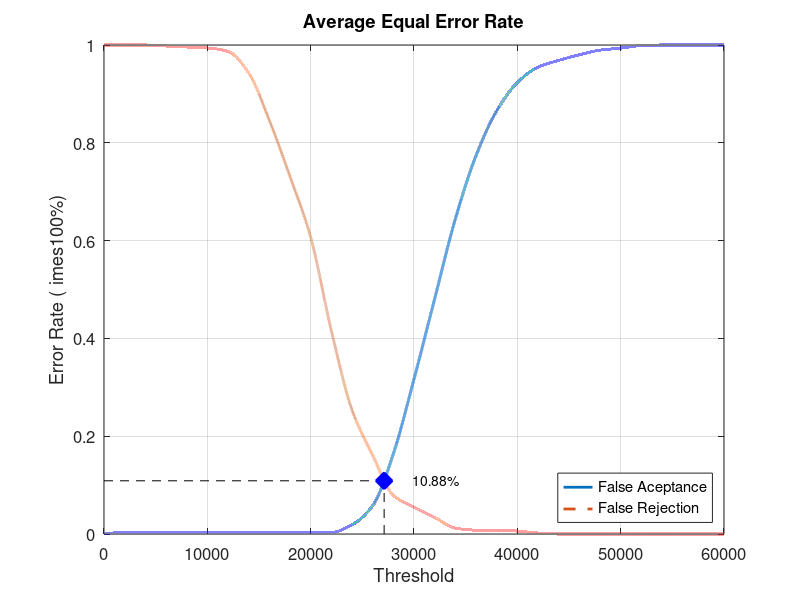
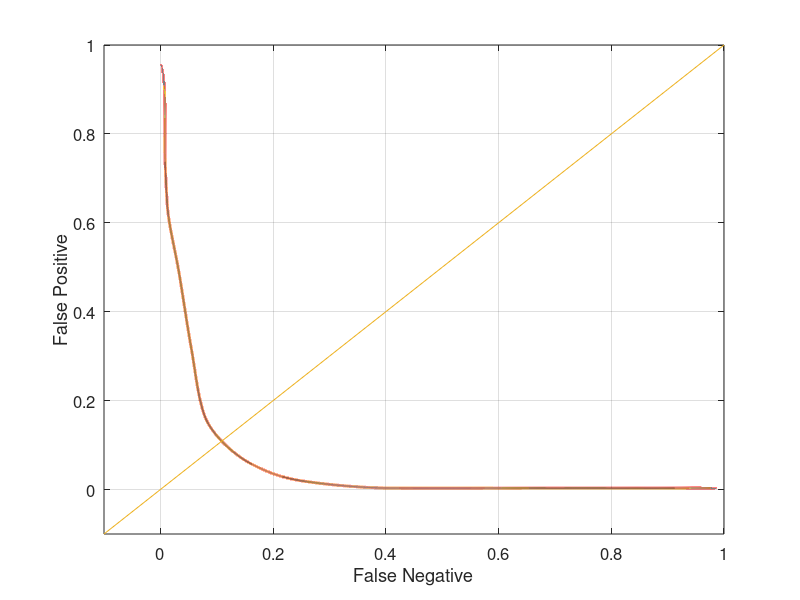

MATLAB code to generate these figures, in order:
close all;
clear;
clc;
x = 0:2000:60000;
xq = 0:0.5:60000;

y0 = [0 0.0031579 0.0031579 0.0031579 0.0031579 0.0031579 0.0031579 0.0031579 0.0031579 0.0031579 0.0031579 0.0031579 0.0189474 0.0578947 0.164211 0.316842 0.481053 0.644211 0.773684 0.865263 0.923158 0.954737 0.968421 0.98 0.989474 0.993684 0.998947 1 1 1 1]
yy0 = interp1(x, y0, xq, 'pchip');
y1 = [1 1 1 0.998 0.996 0.994 0.987 0.943 0.846 0.731 0.607 0.416 0.254 0.161 0.079 0.055 0.034 0.012 0.008 0.008 0.006 0.002 0 0 0 0 0 0 0 0 0]
yy1 = interp1(x, y1, xq, 'pchip');

% Calculating EER: 
y2 = abs(y0 - y1);
find(y2 == min(y2))
yy2 = abs(yy0 - yy1);
xEER = find(yy2 == min(yy2));
xEERIndex = xq(xEER) % X-axis EER
yEER = yy0(xEER) % Y-axis EER

main = figure
plot(xq, yy0,'-','LineWidth', 2);	hold on
plot(xq, yy1,'--','LineWidth', 2);	hold on
plot([xEERIndex xEERIndex], [0 yEER], 'k--');	hold on
plot([0 xEERIndex], [yEER yEER], 'k--');	hold on
plot(xEERIndex, yEER, 'bx', 'LineWidth', 10);	hold on
text(xEERIndex + 10 * xEERIndex / 100, yEER, [num2str(round((10000 * yEER)) / 100) '%'])
legend('False Aceptance', 'False Rejection', 'Location', 'SouthEast')
xlabel('Threshold')
ylabel('Error Rate (	imes100%)')
title('Average Equal Error Rate')
set(gca, 'FontSize', 12)
axis([0 60000 0 1])
grid on

print(main, 'Database2AverageMain', '-dpng');
FNRxFPR = figure('Color', [1 1 1]);
plot(yy1, yy0, '-', yy1, yy0, 'LineWidth', 2);
hold on
y = -0.1:0.1:1
plot(y, y); 
set(gca, 'FontSize', 12)
xlabel('False Negative')
ylabel('False Positive')
axis([-0.1 1 -0.1 1])
set(gca, 'FontSize', 12)
grid on

print(FNRxFPR, 'Database2AverageFNRxFPR','-dpng');
